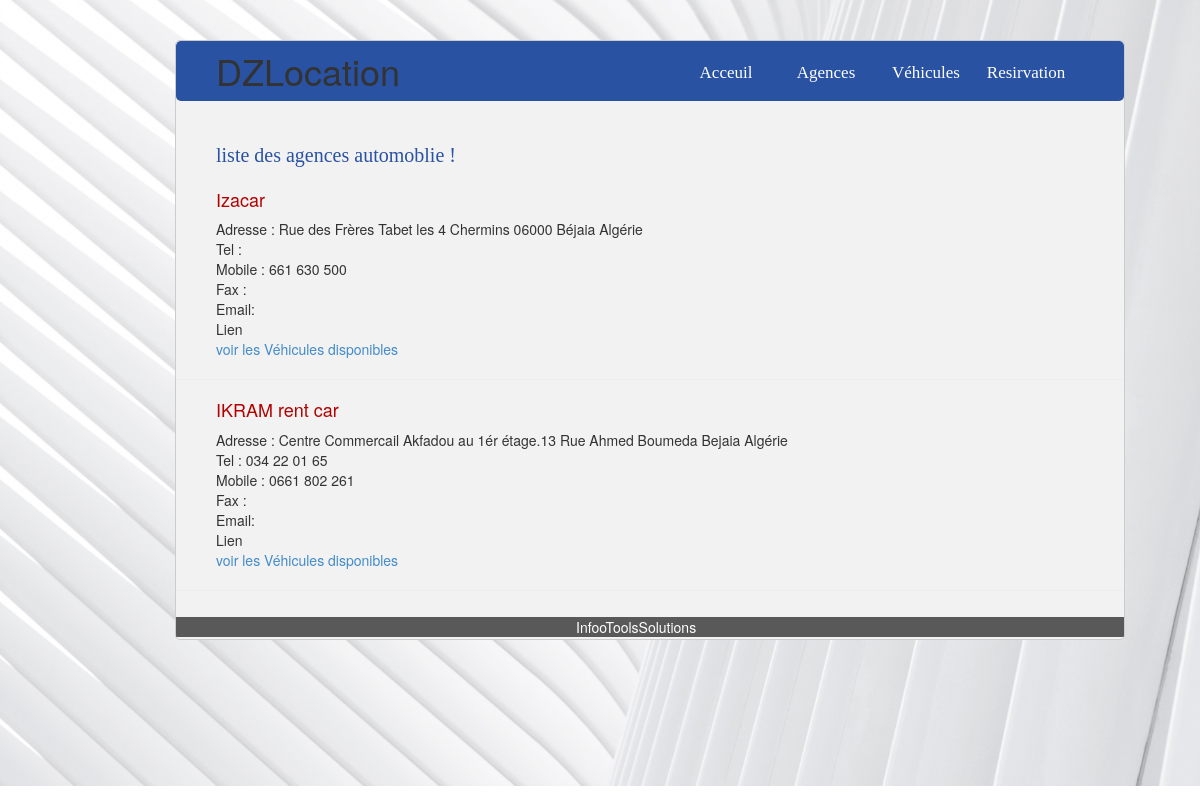
Page /dzlocation/agences.php on the committed database.
### tables this page shows
CREATE TABLE `entreprise` (
  `id` int(11) NOT NULL,
  `nom` varchar(50) NOT NULL,
  `raisonsocial` varchar(50) NOT NULL,
  `email` varchar(50) NOT NULL,
  `lien` varchar(50) NOT NULL,
  `description` varchar(255) NOT NULL,
  `adresse` text NOT NULL,
  `Tel` varchar(50) NOT NULL,
  `Fax` varchar(50) NOT NULL,
  `mobile` varchar(50) NOT NULL,
  `idwilaya` int(11) NOT NULL,
  `idact` int(50) NOT NULL
  
);

### dzlocation/agences.php (the view, shortened to what this page needs)
<!DOCTYPE html>
<html>
<head>
    <link rel="stylesheet" type="text/css" href="../css/bootstrap.min.css">
    <link rel="stylesheet" type="text/css" href="DZlocation.css">
    <link rel="stylesheet" href="https://cdnjs.cloudflare.com/ajax/libs/font-awesome/4.7.0/css/font-awesome.min.css">
</head>
<body>
	<dir class="backgroundimg">
	<div class="container-fluid">
		<div class="dzloc">
         <div id="navbar">
         	<div id="logo"><h1>DZLocation</h1></div>
           <ul>
            <li> <a href="acceuil.php"> Acceuil</a>  </li>
             <li><a href="agences.php"> Agences </a>  </li>
            <li><a href="vehicules.php"> Véhicules</a> </li>
            <li><a href="../its_clients/signinClient.php"> Resirvation</a></li>
           </ul>
         </div>
        <p>
            liste des agences automoblie !
        </p>
        <?php
        include("../connexion.php");
        $sql = $bdd->query("SELECT* From entreprise WHERE idact = 8 ");
        while ($resultat = $sql->fetch()) {
        echo'<div id="agenc">';
        echo '<h4><font size="4" color="#b30000">'.$resultat["nom"].'</font></h4>';
    echo 'Adresse : '.$resultat["adresse"].'<br>';
    echo 'Tel : '.$resultat["Tel"].'<br>';
	echo 'Mobile : '.$resultat["mobile"].'<br>';
	echo 'Fax : '.$resultat["Fax"].'<br>';
	echo 'Email:'.$resultat["email"].'<br>';
	echo 'Lien  <a href="'.$resultat["lien"].'" target="_blank">'.$resultat["lien"].'</a>'.'<br>';
   	echo '  <a href="vehicules.php">voir les Véhicules disponibles</a>'.'<br>';
	echo '</div>';
	echo'<hr>';
        }
        ?>
        <div id="footer">
            <a href="www.infotoolssolusions.com">InfooToolsSolutions</a>
        </div>
		</div>
	</div>
</dir>
</body>
</html>

### dzlocation/DZlocation.css (style rules this page uses)
.backgroundimg { background-image: url('../imgs/bg3.jpg'); background-size: cover; background-position: center center ; background-repeat: no-repeat; height: 99.5vh ; width: 100%; opacity: none; margin-top: -10px; }
.dzloc { background-color: #f2f2f2; width: 950px; height: 600px; margin-top: 50px; border-radius: 5px; margin-left : 120px; border-color: #cccccc; border-width: 0.5px 0.5px 0.5px 0.5px ; border-style: solid; overflow-y : auto; overflow-x: hidden; }
ul { list-style: none; margin-top : 10px; margin-left: 250px; padding: 0px; margin-right: 0px; }
#navbar { margin-top: -20px; width : 100%; height: 60px; background-color: #2952a3; border-radius: 5px; }
ul { padding: 0px 0 0 250px ; }
ul li { height: 40px; width: 100px; float: left; text-align: center; }
ul li a { color : white; display: block ; font-family: cursive; text-align : center; font-size: 17px; }
p { font-family: cursive; color:#2952a3; font-size: 20px; margin-left: 40px; margin-top: 40px; margin-bottom: 20px; }
#footer { background-color: #595959 ; text-indent: 400px; color: white; margin-top: 26px; }
#footer a { color:white; }
#agenc { margin-left: 40px; }
#logo h1 { width: 0px; height: 0px; padding: 10px 200px 0 40px; }

### rows in the picture
entreprise: nom "Izacar", adresse "Rue des Frères Tabet les 4 Chermins 06000 Béjaia Algérie", mobile "661 630 500"
entreprise: nom "IKRAM rent car", adresse "Centre Commercail Akfadou au 1ér étage.13 Rue Ahmed Boumeda Bejaia Algérie", Tel "034 22 01 65", mobile "0661 802 261"
